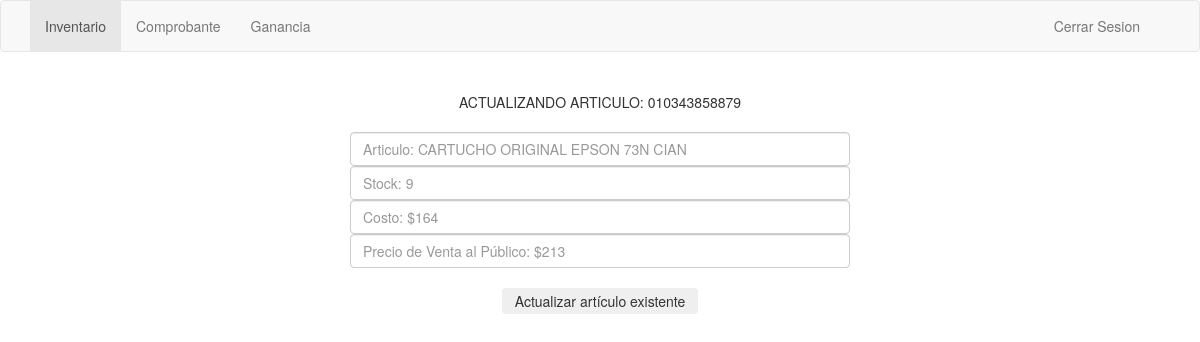
Page /sistema/actualizar.php?codigo=010343858879 (signed in) on the committed database.
### tables this page shows
CREATE TABLE `inventario` (
  `codigo` varchar(14) NOT NULL,
  `descripcion` varchar(50) NOT NULL,
  `stock` int(3) NOT NULL,
  `costo` int(5) NOT NULL,
  `pvp` int(5) NOT NULL
);

### sistema/actualizar.php (the view, shortened to what this page needs)
<?php
$link = mysqli_connect("localhost", "root", "", "sistema");
$codigo = $_GET['codigo'];
$result = mysqli_query($link, "SELECT * FROM inventario WHERE codigo = $codigo");
$row = mysqli_fetch_array($result, MYSQLI_ASSOC);
?>
<!DOCTYPE html>
<html lang="en">
  <head>
    <link href="css/bootstrap.css" rel="stylesheet">
    <link href="css/grid.css" rel="stylesheet">
  </head>
  <body>
    <nav class="navbar navbar-default">
      <div class="container">
        <div id="navbar">
          <ul class="nav navbar-nav">
            <li class="active"><a href="inventario.php">Inventario</a></li>
            <li><a href="comprobante.php">Comprobante</a></li>
            <li><a href="ganancia.php">Ganancia</a></li>
          </ul>
          <ul class="nav navbar-nav navbar-right">
            <li><a href="logout.php">Cerrar Sesion</a></li>
            <li><a>
            </a></li>
          </ul>
        </div>
      </div>
    </nav>
    <div class="container">
<?php
echo'
<div align="center">
<form style="width:500px" method="post">
    <fieldset>
  <br>
        ACTUALIZANDO ARTICULO: '.$row['codigo'].'
  <br><br>
        <div class="control-group">
            <input class="form-control" name="descripcion" placeholder="Articulo: '.$row['descripcion'].'" type="text"/>
        </div>
    <div class="control-group">
            <input class="form-control" name="stock" placeholder="Stock: '.$row['stock'].'" type="text"/>
        </div>
        <div class="control-group">
            <input class="form-control" name="costo" placeholder="Costo: $'.$row['costo'].'" type="text"/>
        </div>
        <div class="control-group">
            <input class="form-control" name="pvp" placeholder="Precio de Venta al Público: $'.$row['pvp'].'" type="text"/>
        </div>
    <br>
        <div class="control-group">
            <button type="submit" value="Submit" name="actualizar" class="btn">Actualizar artículo existente</button>
        </div>
  </fieldset>
</form>
</div>
';
?>
        </div>
  </body>
</html>

### rows in the picture
inventario: codigo "010343858879", descripcion "Articulo: CARTUCHO ORIGINAL EPSON 73N CIAN", stock "Stock: 9", costo "Costo: $164", pvp "Precio de Venta al Público: $213"
